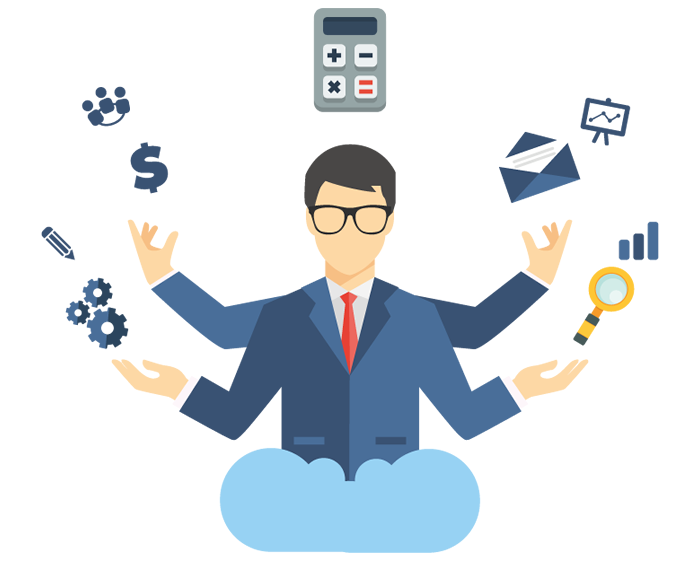
#> input picture Group-3/Project-Source-Code/admin.png, 700 x 561 px, given in place of home-icon-silhouette.png, which was not available
$ python -i main.py   (imports and definitions only)
#> lines starting #> are read from the running program, lines starting #| are printed output that depends on the picture; pictures that were not available may be replaced by others from this repository, and a replacement may not be noted
from tkinter import*
from PIL import ImageTk, Image
import sqlite3
from tkinter import messagebox
from tkinter import ttk


def start_admin():
    root = Tk()
    root.title("Tuition Management System")
    root.geometry("1200x630")

    bg = PhotoImage(file="F:/finalproject/admin.png")

    mylabel = Label(root, image=bg)
    mylabel.place(x=0, y=0, relwidth=1, relheight=1)

    # [16 lines left out: function log_in, not called in this run]

    label2 = Label(root, text="Admin Login Page", font="timesnewroman 15 bold", padx=20, pady=20,fg="blue")
    label2.grid(row=1, column=4, pady=30, padx=(100,0))

    entry1 = Entry(root, width=30, borderwidth=5)
    entry1.grid(row=3, column=3, pady=(20,3))
    entry2 = Entry(root, width=30, borderwidth=5)
    entry2.grid(row=4, column=3, pady=3)

    label1 = Label(root, text="Username: ", font="timesnewroman 12", fg="blue")
    label1.grid(row=3, column=2)
    label3 = Label(root, text="Password: ", font="timesnewroman 12", fg="blue")
    label3.grid(row=4, column=2)

    btn = Button(root, text="Login", bg="green", borderwidth=5, pady=5, padx=5,
                 font="times 12 bold", command=log_in)
    btn.grid(row=6, column=2, ipadx=25, columnspan=2, pady=30)

    def back_homepage():
        root.destroy()
        homepage()

    my_pic = Image.open("home-icon-silhouette.png")
#> my_pic is the input picture: PIL image 700x561 RGBA; mean R, G, B, A 33.5, 39.7, 44.7, 67.8
    resized = my_pic.resize((50, 50))
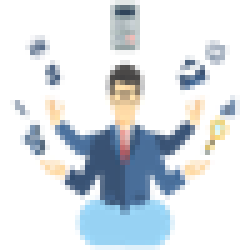
#> resized: PIL image 50x50 RGBA (shown 5 times larger); mean R, G, B, A 46.5, 54.4, 60.1, 68; transparent parts drawn white
    new_pic = ImageTk.PhotoImage(resized)

    home_btn = Button(root, image=new_pic, command=back_homepage)
    home_btn.grid(row=0, column=0)

    def back():
        root.destroy()
        homepage()

    my_pic2 = Image.open("left-arrow.png")
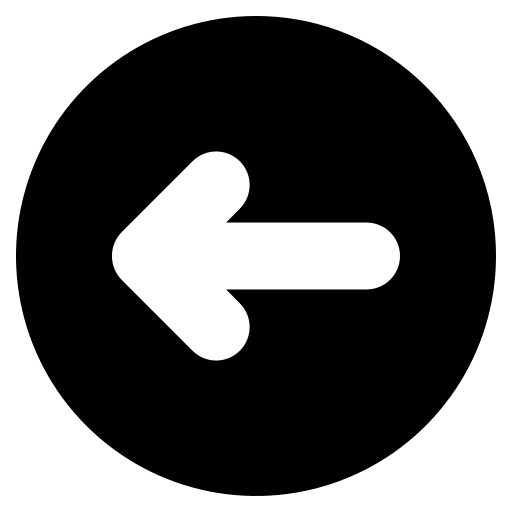
#> input picture Group-3/Project-Source-Code/left-arrow.png, 512 x 512 px
#> my_pic2 is the input picture: PIL image 512x512 RGBA; mean R, G, B, A 0, 0, 0, 147.8
    resized2 = my_pic2.resize((50, 50))
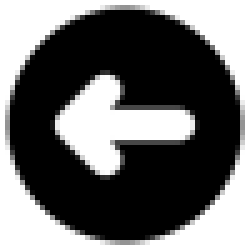
#> resized2: PIL image 50x50 RGBA (shown 5 times larger); mean R, G, B, A 0, 0, 0, 147.7; transparent parts drawn white
    new_pic2 = ImageTk.PhotoImage(resized2)

    back_btn = Button(root, image=new_pic2, command=back)
    back_btn.grid(row=0, column=1)

    root.mainloop()


# [1864 lines left out: functions admin_page, start_student, start_teacher, show_std, show_tcr, blk_user and 5 more, not called in this run]


# [1 line not run here, left out]

>>> result = start_admin()
